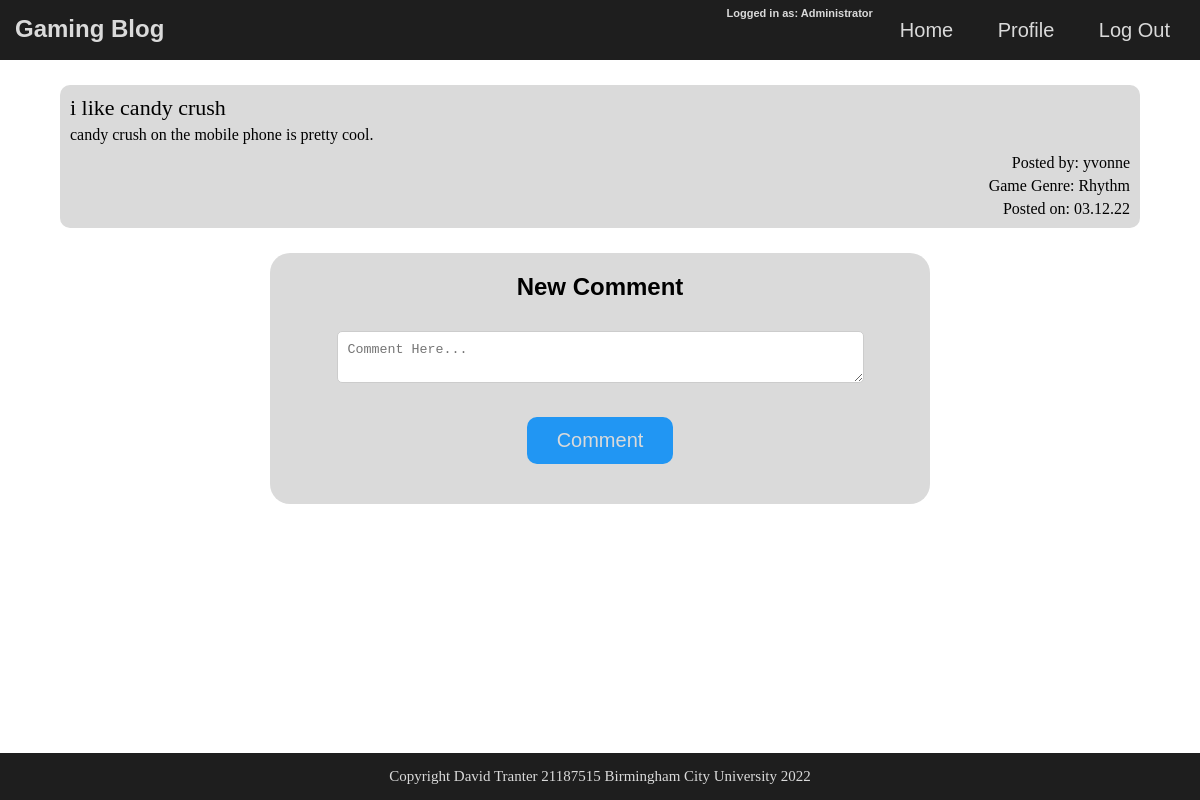
The page /BlogWebsite/newComment.php?post_ID=7 (signed in) on the database its author committed.
### tables this page shows
CREATE TABLE `posts` (
  `post_ID` int(10) NOT NULL,
  `user_ID` int(5) NOT NULL,
  `genre_ID` int(2) NOT NULL,
  `date_posted` date NOT NULL,
  `post_main` text NOT NULL,
  `post_title` varchar(50) NOT NULL
);

CREATE TABLE `users` (
  `email_address` varchar(50) NOT NULL,
  `user_ID` int(10) NOT NULL,
  `username` varchar(50) NOT NULL,
  `password` varchar(50) NOT NULL,
  `genre_ID` int(2) NOT NULL,
  `user_type_ID` int(1) NOT NULL
);

CREATE TABLE `game_genres` (
  `genre_ID` int(2) NOT NULL,
  `genre_name` varchar(50) NOT NULL
);

### BlogWebsite/newComment.php (the view, shortened to what this page needs)
<?php
    include_once 'header.php';
?>
<?php
    include_once 'includes/connect.php';
?>
<?php
    $selected_post_ID = $_GET['post_ID'];
?>
<div class="main">
    <?php
        $sql = "SELECT posts.post_title, posts.post_main, posts.date_posted, posts.post_ID, game_genres.genre_name, users.username
        FROM posts
        INNER JOIN game_genres ON game_genres.genre_ID = posts.genre_ID
        INNER JOIN users ON users.user_ID = posts.user_ID
        WHERE posts.post_ID = $selected_post_ID";
        $result = $conn->query($sql);
        $post_data = $result->fetch_assoc();
    ?>
    <div class='main_post_box'>
        <p class='post_title'>
            <?= $post_data['post_title'] ?>
        </p>
        <p class='post_big'>
            <?= $post_data['post_main'] ?>
        </p>
        <div class="post_info">
            <p class='posted_usr'>
                Posted by:
                <?= $post_data["username"] ?>
            </p>
            <p class='posted_genre'>
                Game Genre:
                <?= $post_data["genre_name"] ?>
            </p>
            <p class='date_posted'>
                Posted on:
                <?= date("d.m.y", strtotime($post_data['date_posted'])) ?>
            </p>
        </div>
    </div>
    <div class="newcommentform">
        <h2 class="form_heading">New Comment</h2>
        <form action="newComment.php?post_ID=<?php echo $_GET['post_ID'] ?>" method="post" name="form1">
            <textarea class="comment_txt" type="post" name="comment_main" placeholder="Comment Here..." required></textarea>
            <div id="button">
                <button type='submit' name='submit'> Comment </button>
            </div>
        </form>
    </div>
</div>
<?php
    include_once 'footer.php';
?>

### BlogWebsite/styles/main.css (style rules this page uses)
* { padding: 0; margin: 0; text-decoration: none; list-style: none; box-sizing: border-box; }
.main { margin: 0 auto; margin-top: 60px; min-height: calc(100vh - 60px - 47px - 15px); justify-content: center; padding-top: 25px; }
.form_heading { font-family: 'Franklin Gothic Medium', 'Arial Narrow', Arial, sans-serif; padding-bottom: 20px; }
input[type=text], select, textarea { align-self: center; width: 70%; padding: 10px; border: 1px solid #ccc; border-radius: 5px; resize: vertical; margin: 10px; }
input[type=email], select, textarea { align-self: center; width: 70%; padding: 10px; border: 1px solid #ccc; border-radius: 5px; resize: vertical; margin: 10px; }
input[type=password], select, textarea { align-self: center; width: 70%; padding: 10px; border: 1px solid #ccc; border-radius: 5px; resize: vertical; margin: 10px; }
button[type=submit] { padding: 12px 30px; margin: 20px; border-radius: 10px; border: none; cursor: pointer; background: #2196F3; color: #dadada; font-family: Arial, Helvetica, sans-serif; font-size: 20px; }
.post_info { float: right; text-align: right; margin-top: 10px; }
.post_title { margin-bottom: 5px; font-size: 22px; }
.posted_usr { margin-bottom: 5px; }
.posted_genre { margin-bottom: 5px; }
.newcommentform { float: left; text-align: center; background-color: #dadada; width: 55%; margin-left: 22.5%; padding: 20px; border-radius: 20px; transition: all .3s; }
.comment_txt { width: 85%; }
.main_post_box { align-self: center; font-family: Cambria, Cochin, Georgia, Times, 'Times New Roman', serif; width: 90%; float: left; background-color: #dadada; margin-left: 5%; margin-right: 5%; margin-bottom: 25px; padding:10px; border-radius: 10px; height: auto; }
.post_big { width: 65%; }

### rows shown on the page
posts: post_title "i like candy crush", post_main "candy crush on the mobile phone is pretty cool.", user_ID.username "yvonne", genre_ID.genre_name "Rhythm", date_posted "03.12.22"

### other values the page prints
$_SESSION["username"] "Administrator"
